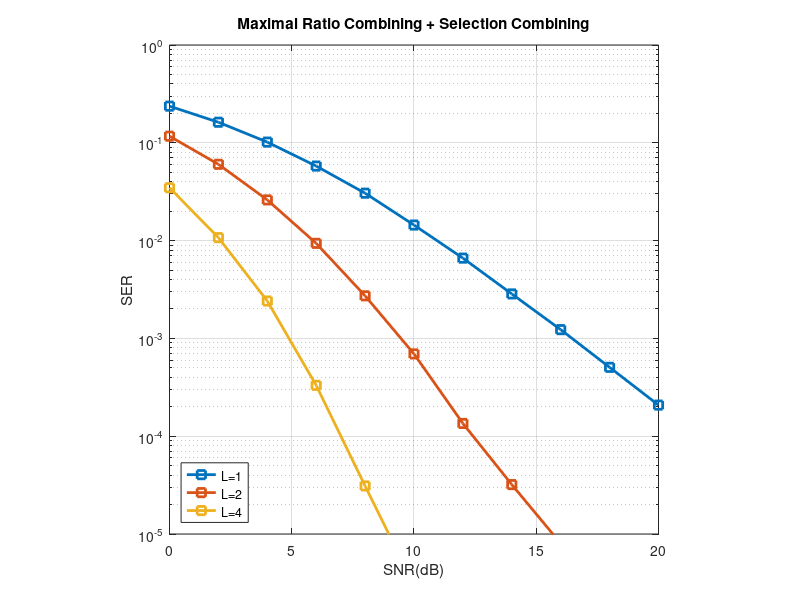

Here is the MATLAB script that generated this plot:
clear
load SC_SER.mat
load MRC_SER.mat
load MRC_SC_SER.mat

SNR_dB = 0:2:20;            % range of SNR dB values
SNR = db2pow(SNR_dB);                   % dB to power

figure;%selection combining

% semilogy(SNR_dB,SC_SER(1,:),"s-","LineWidth",2);hold on;
% semilogy(SNR_dB,SC_SER(2,:),"s-","LineWidth",2);hold on;
% semilogy(SNR_dB,SC_SER(3,:),"s-","LineWidth",2);hold on;
% semilogy(SNR_dB,SC_SER(4,:),"s-","LineWidth",2);hold on;

% semilogy(SNR_dB,MRC_SER(1,:),"s-","LineWidth",2);hold on;
% semilogy(SNR_dB,MRC_SER(2,:),"s-","LineWidth",2);hold on;
% semilogy(SNR_dB,MRC_SER(3,:),"s-","LineWidth",2);hold on;
% semilogy(SNR_dB,MRC_SER(4,:),"s-","LineWidth",2);hold on;

semilogy(SNR_dB,MRC_SC_SER(1,:),"s-","LineWidth",2);hold on;
semilogy(SNR_dB,MRC_SC_SER(2,:),"s-","LineWidth",2);hold on;
% semilogy(SNR_dB,MRC_SC_SER(3,:),"s-","LineWidth",2);hold on;
semilogy(SNR_dB,MRC_SC_SER(4,:),"s-","LineWidth",2);hold on;

legend("L=1","L=2","L=4","Location","Southwest");
xlabel("SNR(dB)");ylabel("SER");title("Maximal Ratio Combining + Selection Combining");
ylim([10^-5 1]);grid on;axis square;